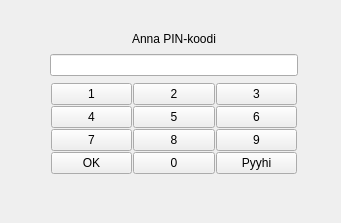
<?xml version="1.0" encoding="UTF-8"?>
<ui version="4.0">
 <class>addPin</class>
 <widget class="QWidget" name="addPin">
  <property name="geometry">
   <rect>
    <x>0</x>
    <y>0</y>
    <width>341</width>
    <height>223</height>
   </rect>
  </property>
  <property name="windowTitle">
   <string>Form</string>
  </property>
  <widget class="QWidget" name="verticalLayoutWidget_2">
   <property name="geometry">
    <rect>
     <x>50</x>
     <y>30</y>
     <width>248</width>
     <height>145</height>
    </rect>
   </property>
   <layout class="QVBoxLayout" name="verticalLayout_2">
    <item>
     <layout class="QVBoxLayout" name="verticalLayout">
      <item>
       <widget class="QLabel" name="insertPinLabel">
        <property name="text">
         <string>Anna PIN-koodi</string>
        </property>
        <property name="alignment">
         <set>Qt::AlignCenter</set>
        </property>
       </widget>
      </item>
      <item>
       <widget class="QLineEdit" name="pinLine"/>
      </item>
      <item>
       <layout class="QGridLayout" name="gridLayout">
        <property name="leftMargin">
         <number>1</number>
        </property>
        <property name="topMargin">
         <number>1</number>
        </property>
        <property name="rightMargin">
         <number>1</number>
        </property>
        <property name="bottomMargin">
         <number>1</number>
        </property>
        <property name="spacing">
         <number>1</number>
        </property>
        <item row="0" column="0">
         <widget class="QPushButton" name="n1">
          <property name="text">
           <string>1</string>
          </property>
         </widget>
        </item>
        <item row="0" column="2">
         <widget class="QPushButton" name="n3">
          <property name="text">
           <string>3</string>
          </property>
         </widget>
        </item>
        <item row="0" column="1">
         <widget class="QPushButton" name="n2">
          <property name="text">
           <string>2</string>
          </property>
         </widget>
        </item>
        <item row="1" column="0">
         <widget class="QPushButton" name="n4">
          <property name="text">
           <string>4</string>
          </property>
         </widget>
        </item>
        <item row="1" column="1">
         <widget class="QPushButton" name="n5">
          <property name="text">
           <string>5</string>
          </property>
         </widget>
        </item>
        <item row="1" column="2">
         <widget class="QPushButton" name="n6">
          <property name="text">
           <string>6</string>
          </property>
         </widget>
        </item>
        <item row="2" column="0">
         <widget class="QPushButton" name="n7">
          <property name="text">
           <string>7</string>
          </property>
         </widget>
        </item>
        <item row="2" column="1">
         <widget class="QPushButton" name="n8">
          <property name="text">
           <string>8</string>
          </property>
         </widget>
        </item>
        <item row="2" column="2">
         <widget class="QPushButton" name="n9">
          <property name="text">
           <string>9</string>
          </property>
         </widget>
        </item>
        <item row="3" column="1">
         <widget class="QPushButton" name="n0">
          <property name="text">
           <string>0</string>
          </property>
         </widget>
        </item>
        <item row="3" column="2">
         <widget class="QPushButton" name="clear">
          <property name="text">
           <string>Pyyhi</string>
          </property>
         </widget>
        </item>
        <item row="3" column="0">
         <widget class="QPushButton" name="pinSubmit">
          <property name="text">
           <string>OK</string>
          </property>
         </widget>
        </item>
       </layout>
      </item>
     </layout>
    </item>
   </layout>
  </widget>
 </widget>
 <resources/>
 <connections/>
</ui>
